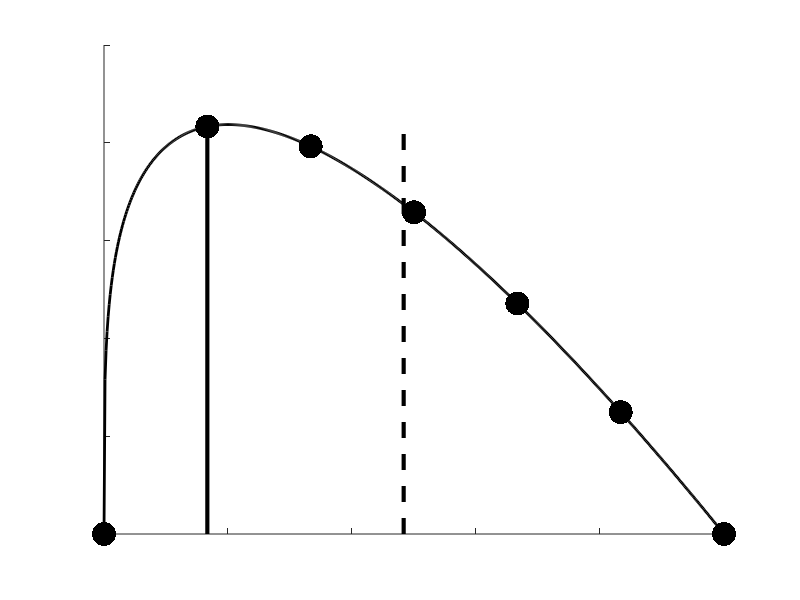

The MATLAB source for this figure: (Note: this script raises an error after producing the figure.)
%This script generates Figure S4A. We plot an arbitrary asymmetric fitness
%function in order to illustrate that the optimal helper probability for
%random specialisers may differ from the optimal proportion of helpers. We
%do not actually calculate the optimal helper probability for this fitness
%function. We use this figure as an exaggerated 'cartoon' to demonstrate a
%concept.

clear all
close all
N=6; %group size
alpha=0.25 %sensitivity to number of helpers
beta=1 %seneitivity to number of reproductives


%Arbitrary fitness function
Kthin=linspace(0,N,100*N+1)
Kbroad=linspace(0,N,N+1)
Wthin=(Kthin.^alpha).*((1-Kthin/N)).^beta
Wbroad=(Kbroad.^alpha).*((1-Kbroad/N)).^beta


%Generate plot
figure()
sz=50;
ftsz=40
set(gcf, 'Position',  [1000, 0, 1000, 800])

plot(Kthin/N,(Wthin),'k', 'LineWidth', 2)
set(gcf,'color','w');
hold on
h=scatter(Kbroad/N,((Wbroad)),300,'k', 'filled')
axis([0 1 0 1])
set(gca,'YTickLabel',[]);
set(gca,'XTickLabel',[]);
box off

Kopt=Kbroad(Wbroad==max(Wbroad))

line([Kopt/N Kopt/N], [0 max(Wbroad)],'Color','k', 'LineWidth', 3) %optimal proporiton of helpers
line([Kopt/N+1.9/N Kopt/N+1.9/N], [0 max(Wbroad)],'Color','k', 'LineWidth', 3,'LineStyle', '--') %optimal helper probability
%note-> we do not actually calculate the optimal helper probability for
%this fitness function

ax = gca;
ax.YTick=[0 1/2 1]
ax.YTickLabel={'0','1/2','1'}

ax.XTick=[0 1/2 1]
ax.XTickLabel={'0','1/2','1'}
ax.FontSize = ftsz; 